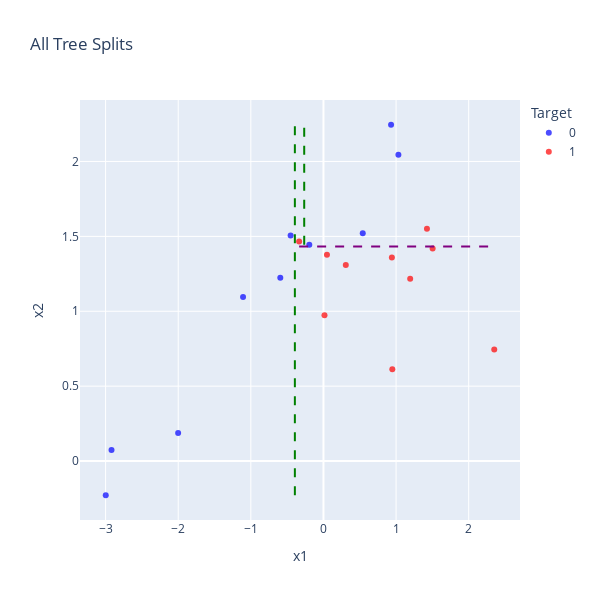

Here is the notebook cell this chart was saved with:
### Markdown cell above
## Applying the Tree Model Without Feature Usage Limit

- **Build the tree** using the `build_tree_without_feature_limit` function with features `x1` and `x2`, a maximum depth of 3, and a minimum sample size of 5:
  ```python
  tree_Testmodel_Without_features_Limit = build_tree_without_feature_limit(df, features=['x1', 'x2'], max_depth=3, min_samples=5)

### Code cell
# Build tree
tree_Testmodel_Without_features_Limit = build_tree_without_feature_limit(df, features=['x1', 'x2'], max_depth=3, min_samples=5)

# Print splits
for step in tree_Testmodel_Without_features_Limit['history']:
    print(f"Depth {step['depth']}: Split on {step['feature']} < {step['threshold']:.2f} "
          f"(Gini = {step['gini']:.3f}, Samples = {step['samples']})")

# Plot all splits in one figure
plot_all_splits(df, tree_Testmodel_Without_features_Limit['history'])

# Make predictions
predictions = predict_tree(tree_Testmodel_Without_features_Limit, df)

# Compare to actual
actual = df['target']
correct = (predictions == actual)

accuracy = correct.mean()
misclassification_rate = 1 - accuracy

print(f"Accuracy of tree model 2: {accuracy:.2f}")
print(f"Misclassification Rate of tree model 2 : {misclassification_rate:.2f}")

### Figure 1 — Plotly figure (JSON) as saved in the notebook; plotly's stock layout.template omitted (floating-point values rounded to 4 significant figures)
{"data": [{"hovertemplate": "Target=0<br>x1=%{x}<br>x2=%{y}<extra></extra>", "legendgroup": "0", "marker": {"color": "blue", "opacity": 0.7, "symbol": "circle"}, "mode": "markers", "name": "0", "orientation": "v", "showlegend": true, "type": "scatter", "x": [0.9311, -1.107, 1.032, -2.001, -0.5943, -2.918, 0.5411, -0.4522, -2.998, -0.195], "xaxis": "x", "y": [2.245, 1.096, 2.045, 0.1877, 1.224, 0.07413, 1.521, 1.506, -0.2283, 1.444], "yaxis": "y"}, {"hovertemplate": "Target=1<br>x1=%{x}<br>x2=%{y}<extra></extra>", "legendgroup": "1", "marker": {"color": "red", "opacity": 0.7, "symbol": "circle"}, "mode": "markers", "name": "1", "orientation": "v", "showlegend": true, "type": "scatter", "x": [0.01419, 0.3076, 2.352, 1.503, -0.3349, 0.9483, 0.9419, 1.425, 0.04823, 1.194], "xaxis": "x", "y": [0.9736, 1.309, 0.7445, 1.419, 1.466, 0.6132, 1.358, 1.551, 1.377, 1.217], "yaxis": "y"}], "layout": {"coloraxis": {"showscale": false}, "height": 600, "legend": {"title": {"text": "Target"}, "tracegroupgap": 0}, "shapes": [{"line": {"color": "green", "dash": "dash"}, "type": "line", "x0": -0.3936, "x1": -0.3936, "y0": -0.2283, "y1": 2.245}, {"line": {"color": "purple", "dash": "dash"}, "type": "line", "x0": -0.3349, "x1": 2.352, "y0": 1.432, "y1": 1.432}, {"line": {"color": "green", "dash": "dash"}, "type": "line", "x0": -0.265, "x1": -0.265, "y0": 1.444, "y1": 2.245}], "showlegend": true, "title": {"text": "All Tree Splits"}, "width": 600, "xaxis": {"anchor": "y", "domain": [0, 1], "title": {"text": "x1"}}, "yaxis": {"anchor": "x", "domain": [0, 1], "title": {"text": "x2"}}}}
